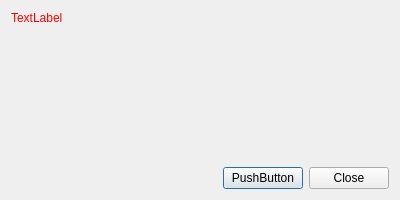
<?xml version="1.0" encoding="UTF-8"?>
<!--
  -     Copyright (c) 2026 by Andrew Hale <halea2196@gmail.com>
  -
  -     This program is free software: you can redistribute it and/or modify
  -     it under the terms of the GNU General Public License as published by
  -     the Free Software Foundation, either version 3 of the License, or
  -     (at your option) any later version.
  -
  -     This program is distributed in the hope that it will be useful,
  -     but WITHOUT ANY WARRANTY; without even the implied warranty of
  -     MERCHANTABILITY or FITNESS FOR A PARTICULAR PURPOSE.  See the
  -     GNU General Public License for more details.
  -
  -     You should have received a copy of the GNU General Public License
  -     along with this program.  If not, see <http://www.gnu.org/licenses/>.
  -
  -->

<ui version="4.0">
 <class>ErrorDialog</class>
 <widget class="QDialog" name="ErrorDialog">
  <property name="geometry">
   <rect>
    <x>0</x>
    <y>0</y>
    <width>400</width>
    <height>200</height>
   </rect>
  </property>
  <property name="windowTitle">
   <string>ErrorDialog</string>
  </property>
  <layout class="QVBoxLayout" name="verticalLayout" stretch="1,0">
   <item>
    <widget class="QLabel" name="errorLabel">
     <property name="styleSheet">
      <string notr="true">color: rgb(255, 0, 0);</string>
     </property>
     <property name="text">
      <string>TextLabel</string>
     </property>
     <property name="alignment">
      <set>Qt::AlignmentFlag::AlignLeading|Qt::AlignmentFlag::AlignLeft|Qt::AlignmentFlag::AlignTop</set>
     </property>
     <property name="wordWrap">
      <bool>true</bool>
     </property>
    </widget>
   </item>
   <item>
    <layout class="QHBoxLayout" name="horizontalLayout">
     <item>
      <spacer name="horizontalSpacer">
       <property name="orientation">
        <enum>Qt::Orientation::Horizontal</enum>
       </property>
       <property name="sizeHint" stdset="0">
        <size>
         <width>40</width>
         <height>20</height>
        </size>
       </property>
      </spacer>
     </item>
     <item>
      <widget class="QPushButton" name="errorActionButton">
       <property name="text">
        <string>PushButton</string>
       </property>
      </widget>
     </item>
     <item>
      <widget class="QPushButton" name="closeButton">
       <property name="text">
        <string>Close</string>
       </property>
      </widget>
     </item>
    </layout>
   </item>
  </layout>
 </widget>
 <resources/>
 <connections/>
</ui>
